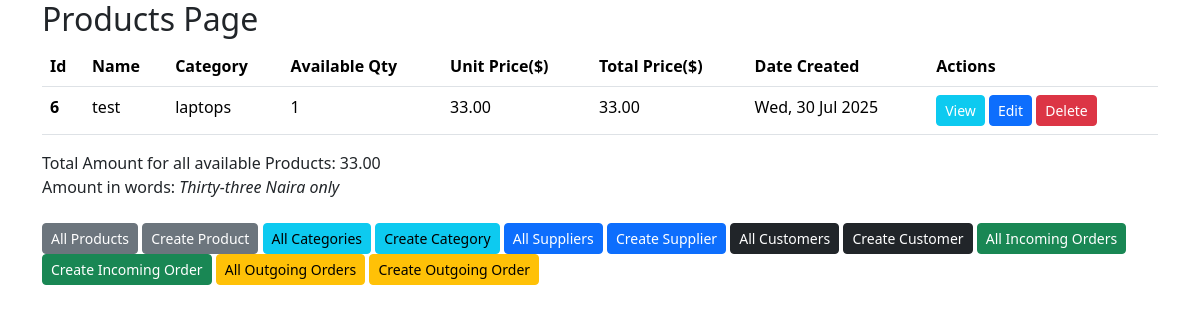
Screenshot of /products/ with the database file from the repository.
### products/models.py (models this page shows, shortened)
class Product(models.Model):
    name = models.CharField(max_length = 100)
    category = models.ForeignKey(Category, on_delete=models.CASCADE)
    available_quantity = models.PositiveIntegerField(default=0, editable=False)
    unit_price = models.DecimalField(decimal_places=2, default=0.00, max_digits=10)
    total_price = models.DecimalField(decimal_places=2, max_digits=20,editable=False)
    date_created = models.DateTimeField(auto_now_add=True)
    @property
    def total_amount_of_all_products(self):
        products = Product.objects.all()
        total_amount = sum([product.total_price for product in products if product.total_price > 0 ])
        return total_amount

class Category(models.Model):
    name = models.CharField(max_length=100)
    description = models.CharField(max_length=500, null=True, blank=True)
    def __str__(self):
        return self.name

### products/views.py (the view)
# urls.py: path("", view=ListProducView.as_view(), name="product_list"),
class ListProducView(ListView):
    model = Product
    context_object_name = "products"
    template_name = 'product/product_list.html'
    def get_context_data(self, **kwargs):
        context = super().get_context_data(**kwargs)
        context['total_amount_of_all_products'] = self.model().total_amount_of_all_products
        return context

### products/templatetags/amount_to_words.py (called while the page is built)
@register.filter
def amount_to_words(amount):
    return f"{num2words(amount).capitalize()} Naira only"

### templates/products/product_list.html
{% extends "base.html" %}
{% load amount_to_words %}
{% block content %}
{% if products %}
<marquee behavior="" direction=""><h2>Products Page</h2></marquee>
<div class="product-wrapper overflow-x-auto">
    <table class="table table-hover ">
   <thead>
    <tr>
     <th scope="col">Id</th>
      <th scope="col">Name</th>
      <th scope="col">Category</th>
      <th scope="col" class="text-nowrap">Available Qty</th>
      <th scope="col" class="text-nowrap">Unit Price($)</th>
      <th scope="col" class="text-nowrap">Total Price($)</th>
      <th scope="col" class="text-nowrap">Date Created</th>
      <th scope="col" >Actions</th>
    </tr>
   </thead>
   <tbody>
    {% for product in products %}
    <tr>
      <th scope="row">{{product.id}}</th>
      <td class="text-nowrap">{{product.name}}</td>
      <td class="text-nowrap">{{product.category}}</td>
      <td class="text-nowrap">{{product.available_quantity}}</td>
      <td class="text-nowrap">{{product.unit_price}}</td>
      <td class="text-nowrap">{{product.total_price}}</td>
      <td class="text-nowrap">{{product.date_created|date:"D, d M Y"}}</td>
      <td class="actions text-nowrap">
        <a class="btn btn-sm btn-info text-white" href="{% url 'product_detail' product.id %}">View</a>
        <a class="btn btn-sm btn-primary" href="{% url 'product_update' product.id %}">Edit</a>
        <a class="btn btn-sm btn-danger" href="{% url 'product_delete' product.id %}">Delete</a>
      </td>
    </tr>
    {% endfor %}
    </tbody>
    </table>
</div>
<div class="success">Total Amount for all available Products: {{total_amount_of_all_products}} <br>
Amount in words: <em>{{total_amount_of_all_products|amount_to_words}}</em></div>
{% else %}
<div class="isempty">
    <h2>Its empty!</h2>
    No any Product available
</div>
{% endif %}
{% endblock content %}

### rows the page displays
Product: id "6", name "test", category "laptops", available_quantity "1", unit_price "33.00", total_price "33.00", date_created "Wed, 30 Jul 2025"

### other values shown
{{ total_amount_of_all_products }} "33.00"
{{ total_amount_of_all_products|amount_to_words }} "Thirty-three Naira only"
